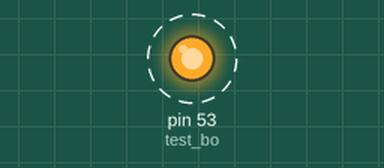
The sketch below on a simulated Arduino Mega 2560, built with avr-gcc and run on an emulated ATmega2560. On the bench: output pins drawn as LEDs (lit = HIGH). Dashed ring = blinking.

Above: at 0.5 s.
Timing chart, 0 to 4.6 s (numbered marks = the images above):
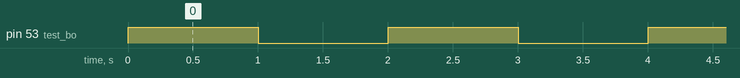

Measured:
- by itself, pin 53 (test_bo): alternates HIGH for 1.0 s and LOW for 1.0 s

The sketch:

TransistorTraining.ino
```cpp
// Sketch to learn about transistors as switches...
#define test_bo 53


void setup() {
  // put your setup code here, to run once:
  pinMode(test_bo, OUTPUT);

  // Create serial connection
  Serial.begin(9600);


}

void loop() {

  // put your main code here, to run repeatedly:
  digitalWrite(test_bo, HIGH);
  delay(1000);
  digitalWrite(test_bo, LOW);
  delay(1000);

}
```
